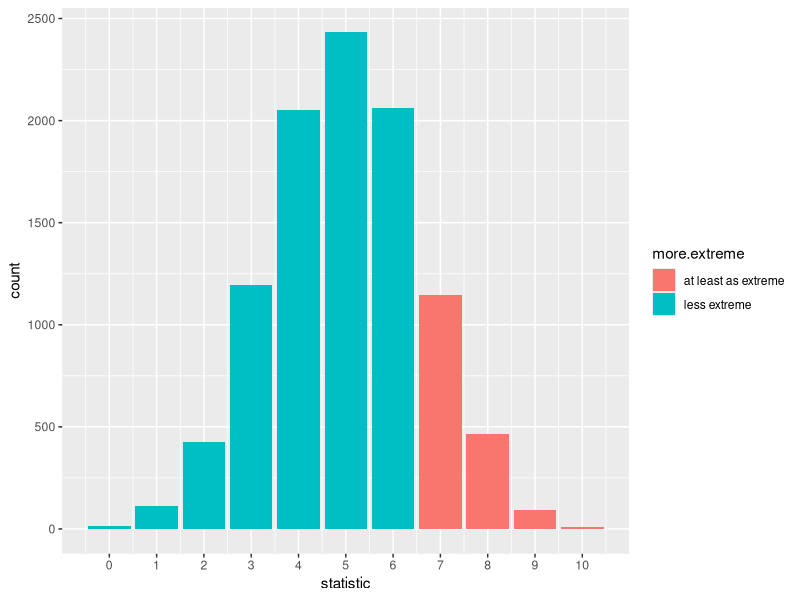
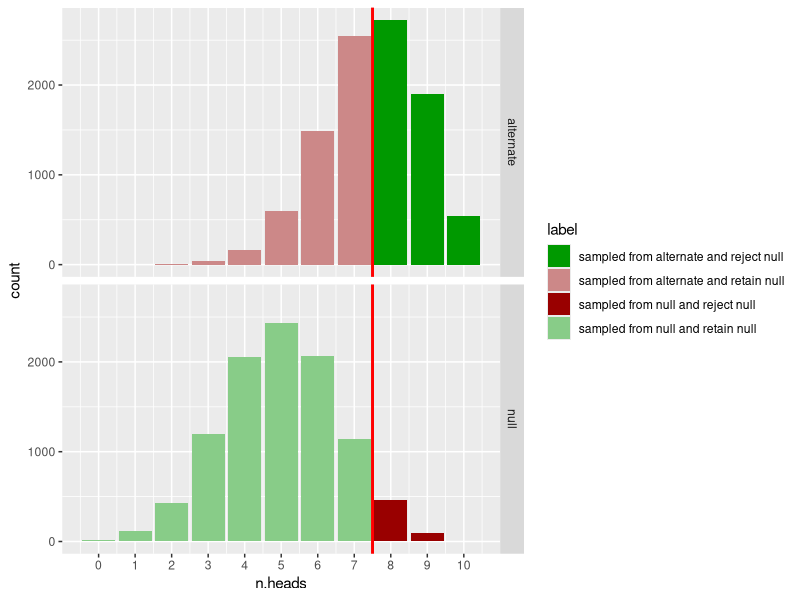

Recreate these plots in R, in order.
## ---- chunk 1
(data = c('H', 'H', 'H', 'T', 'T', 'H', 'T', 'H', 'H', 'H'))
## ---- chunk 2
statistic = function(data){sum(ifelse(data=='H', 1, 0))}
## ---- chunk 3
(our.stat = statistic(data))
## ---- chunk 4
sample.from.null = function(n){sample(c('H', 'T'), n, replace=TRUE)}
## ---- chunk 5
null.samples = replicate(10000, statistic(sample.from.null(length(data))))
str(null.samples)
## ---- chunk 6
library(ggplot2, quietly = T)
ggplot(data.frame(statistic = null.samples, 
                  more.extreme=ifelse(null.samples>=our.stat, 
                                      "at least as extreme", 
                                      "less extreme")), 
       aes(x=statistic, fill=more.extreme))+
  geom_bar()+
  scale_x_continuous(breaks=0:10)

# calculate p-value based on null distribution.
(p.value = sum(null.samples>=our.stat)/length(null.samples))
## ---- chunk 7
critical.value = 8
## ---- chunk 8
sample.from.alternate = function(n){sample(c('H', 'T'), 
                                             n, 
                                             prob=c(0.75, 0.25),
                                             replace=TRUE)}
## ---- chunk 9
alternate.samples = replicate(10000, statistic(sample.from.alternate(length(data))))
str(alternate.samples)
## ---- chunk 10
( power = mean(alternate.samples >= critical.value) )
## ---- chunk 11
( alpha = mean(null.samples >= critical.value) )
## ---- chunk 12
library(dplyr, quietly = T)
all.data <- 
  rbind(data.frame(n.heads = null.samples,
           sampled.from = 'null'),
        data.frame(n.heads = alternate.samples,
                   sampled.from = 'alternate')) %>%
  mutate(null.rejected = ifelse(n.heads >= critical.value,
                                'reject null',
                                'retain null'),
         label = paste0('sampled from ', sampled.from, " and " , null.rejected))
ggplot(all.data, aes(x=n.heads, fill=label))+
  facet_grid(sampled.from~.)+
  geom_bar(position='identity', alpha=1)+
  scale_x_continuous(breaks = 0:10)+
  scale_fill_manual(values = c('#009900', '#CC8888', '#990000', '#88CC88'))+
  geom_vline(xintercept = critical.value-0.5, color='red', size=1)
## ---- chunk 13
null.distribution <- data.frame(x = null.samples) %>%
  group_by(x) %>%
  count() %>%
  ungroup() %>%
  arrange(desc(x)) %>%
  mutate(prob = n/sum(n)) %>%
  mutate(prob.x.or.more = cumsum(prob))
head(null.distribution, 11)
## ---- chunk 14
data = c('H', 'H', 'H', 'H', 'T', 'H', 'T', 'H', 'H', 'H')
## ---- chunk 15
statistic = function(data){sum(ifelse(data=='H', 1, 0))/length(data)}
## ---- chunk 16
resample = function(data){sample(data, length(data), replace=TRUE)}
## ---- chunk 17
bootstrapped.samples = replicate(10000, statistic(resample(data)))
## ---- chunk 18
quantile(bootstrapped.samples, c(0.025, 0.975))
